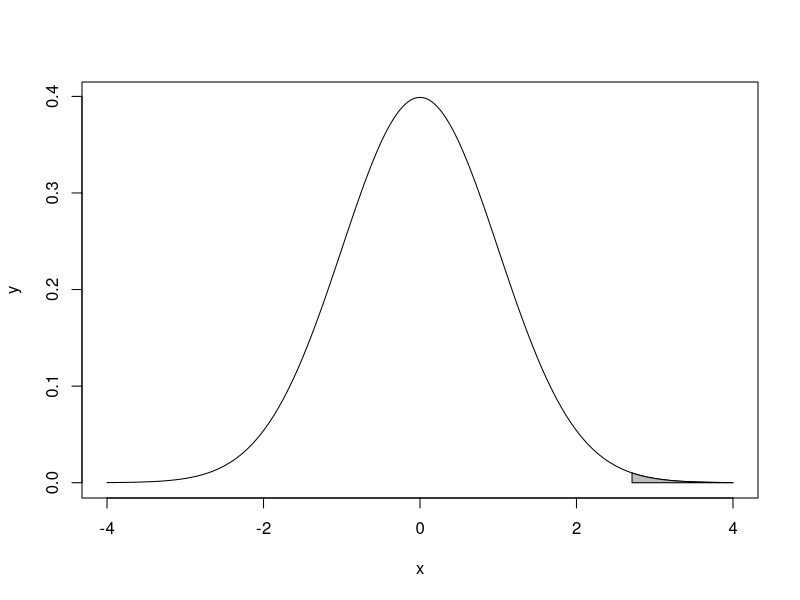

Source code (R):
# Page no 121

prob1 <- pnorm(2.71)
prob1
desired.prob <- 1 - prob1
desired.prob

x = seq (-4,4, length = 10000)
y = dnorm (x,0,1)
plot (x,y, type  ="l")
x = seq (2.71,4, length = 10000)
y = dnorm (x,0,1)
polygon (c(2.71,x ,4) ,c(0,y ,0) ,col =" gray ")